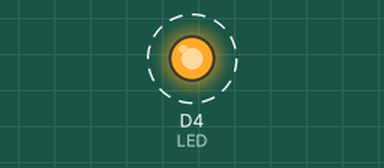
Simulated run of this sketch. Board: ESP8266 (NodeMCU). Shown: output pins drawn as LEDs (lit = HIGH). Dashed ring = blinking.

Above: at 0.12 s.
Timing chart, 0 to 3.0 s (numbered marks = the images above):
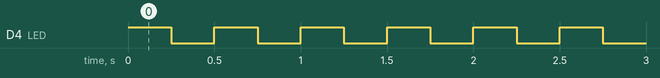

The sketch:

NodeMCU_testConection.ino
```cpp
#define LED D4 // Nodemcu v2 ใช้ D0 , Nodemcu v3 ใช้ D4

void setup()
{
pinMode(LED,OUTPUT);
}
void loop()
{
digitalWrite(LED,HIGH);
delay(250);
digitalWrite(LED,LOW);
delay(250);
}
```

Measured:
- by itself, D4 (LED): alternates HIGH for 0.25 s and LOW for 0.25 s
